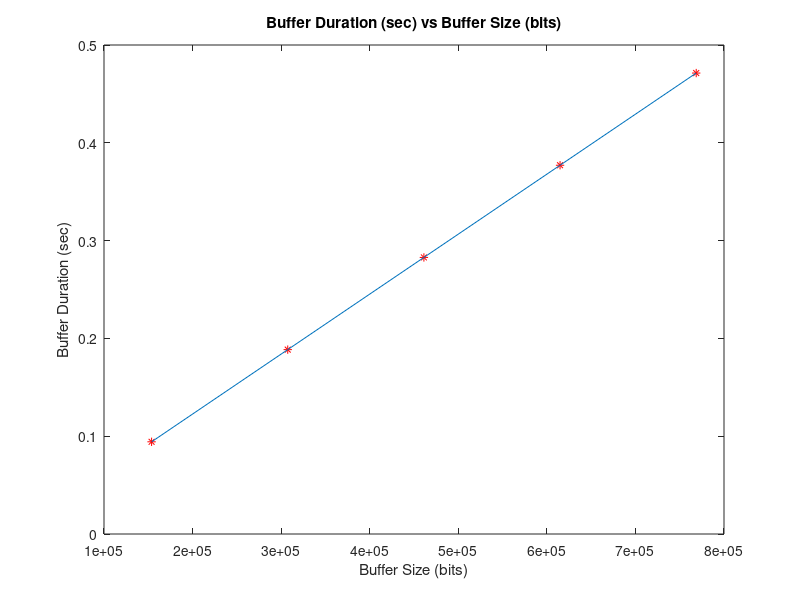
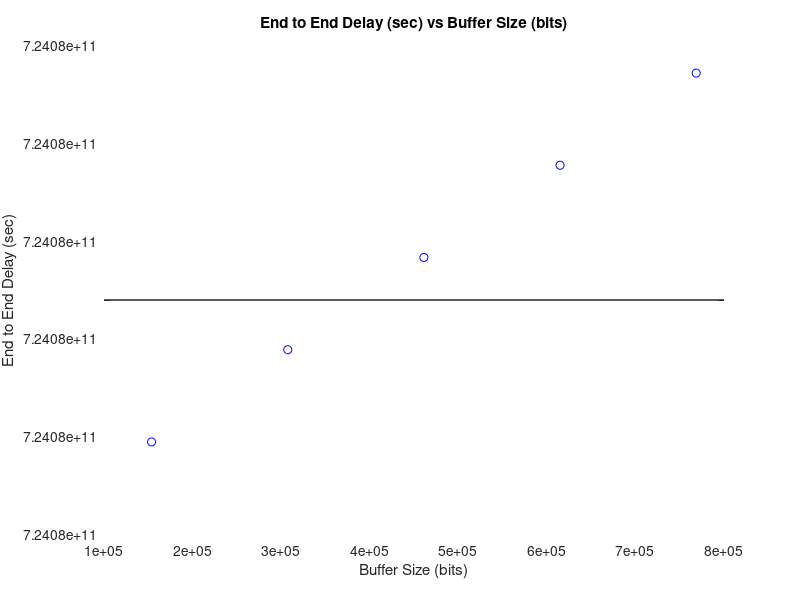

Reproduce these figures in MATLAB, in order.
clear all; close all; clc;
%% import data
% Assuming endoding rate is same as decoding rate
encoded_data = importdata('jarrasic_park_encoded.txt');
%% define variables

%in bits
peak_frame_size = 65232;
mean_frame_size = 6149; 

%bits/sec
peak_br = 1630800;
mean_br = 153724.768603398;

buffer_size = zeros(1,5);
buffer_duration = zeros(1,5);
%% End to end delay with given buffer

%other delays such as video compression/decompression, network processing
%and transfer, display preprocessing
%other_delay excluding network transfer is <<5ms so can be excluded for
%now

%havent considered preloading yet
avg_transfer_rate = 11.1e6;
max_end_to_end = zeros(1,5);

transfer_time = avg_transfer_rate*peak_frame_size;

%% buffer size of 1-5x video bitrate
for i = 1:5
    buffer_size(1,i) = i*mean_br;
    buffer_duration(1,i) = buffer_size(1,i)/peak_br;
    
    max_end_to_end(1,i) = transfer_time+buffer_duration(1,i);
end

%% plotting
% buffer size vs buffer duration
plot(buffer_size, buffer_duration, 'r*');
% line of best fit
p = polyfit(buffer_size, buffer_duration,1);
f = polyval(p,buffer_size);
hold on
plot(buffer_size, f)
title('Buffer Duration (sec) vs Buffer Size (bits)');
xlabel('Buffer Size (bits)');
ylabel('Buffer Duration (sec)');

% buffer size vs end to end delay
figure
plot(buffer_size, max_end_to_end, 'bo');
p = polyfit(buffer_size, max_end_to_end,1);
f = polyval(p,buffer_size);
hold on
plot(buffer_size, f)
title('End to End Delay (sec) vs Buffer Size (bits)');
xlabel('Buffer Size (bits)');
ylabel('End to End Delay (sec)');


